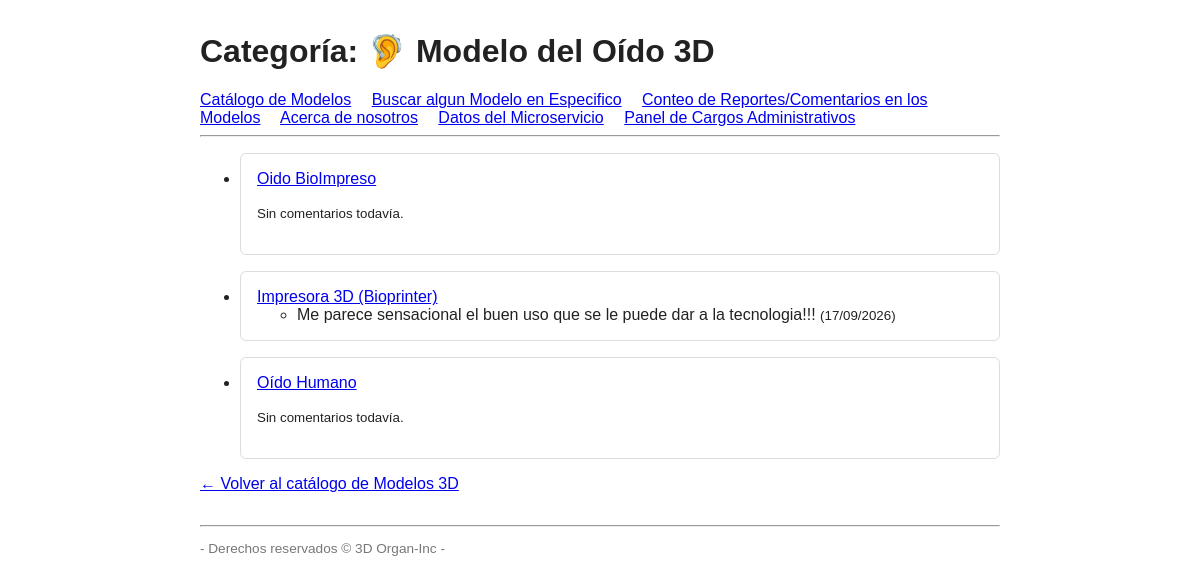
Screenshot of /catalogo/categoria/modelo-del-oido-3d/ with the database file from the repository.
### catalogo/models.py (models this page shows, shortened)
class Categoria(models.Model):
    nombre = models.CharField(max_length=100)
    slug = models.SlugField(max_length=110, unique=True, blank=True)
    class Meta:
        verbose_name = "Categoría"
        verbose_name_plural = "Categorías"
        ordering = ["nombre"]

class Elemento(models.Model):
    nombre = models.CharField(max_length=150)
    descripcion = models.TextField(blank=True)
    categoria = models.ForeignKey(
        Categoria,
        on_delete=models.CASCADE,
        related_name="elementos",
    )
    fecha_registro = models.DateTimeField(default=timezone.now)
    activo = models.BooleanField(default=True)
    class Meta:
        verbose_name = "Elemento"
        verbose_name_plural = "Elementos"
        ordering = ["-fecha_registro"]

### reportes/models.py (models this page shows, shortened)
class Comentario(models.Model):
    elemento = models.ForeignKey(
        Elemento,
        on_delete=models.CASCADE,
        related_name="comentarios",
    )
    texto = models.CharField(max_length=300)
    fecha = models.DateTimeField(default=timezone.now)
    class Meta:
        ordering = ["-fecha"]

### catalogo/views.py (the view)
# urls.py: path("categoria/<slug:categoria_slug>/", views.por_categoria, name="por_categoria"),
def por_categoria(request, categoria_slug):
    categoria = get_object_or_404(Categoria, slug=categoria_slug)
    elementos = categoria.elementos.filter(activo=True).prefetch_related("comentarios")
    context = {
        "categoria": categoria,
        "elementos": elementos,
    }
    return render(request, "catalogo/por_categoria.html", context)

### catalogo/templates/catalogo/por_categoria.html (shortened to what this page needs)
{% extends "base.html" %}
{% block encabezado %}Categoría: {{ categoria.nombre }}{% endblock %}
{% block contenido %}
    {% if elementos %}
        <ul>
            {% for elemento in elementos %}
                <li class="caja">
                    <a href="{% url 'catalogo:detalle' elemento.id %}">{{ elemento.nombre }}</a>
                    {% with comentarios_elemento=elemento.comentarios.all %}
                        {% if comentarios_elemento %}
                            <ul>
                                {% for comentario in comentarios_elemento %}
                                    <li>
                                        {{ comentario.texto }}
                                        <small>({{ comentario.fecha|date:"d/m/Y" }})</small>
                                    </li>
                                {% endfor %}
                            </ul>
                        {% else %}
                            <p><small>Sin comentarios todavía.</small></p>
                        {% endif %}
                    {% endwith %}
                </li>
            {% endfor %}
        </ul>
    {% else %}
        <p>Esta categoría todavía no tiene modelos 3d activos.</p>
    {% endif %}
    <p><a href="{% url 'catalogo:index' %}">&larr; Volver al catálogo de Modelos 3D</a></p>
{% endblock %}

### templates/base.html (style rules this page uses)
body { font-family: Arial, sans-serif; margin: 2rem auto; max-width: 800px; color: #222; }
.caja { border: 1px solid #ddd; border-radius: 6px; padding: 1rem; margin-bottom: 1rem; }

### rows the page displays
Categoria: nombre "🦻 Modelo del Oído 3D"
Elemento: nombre "Oido BioImpreso", shows "Sin comentarios todavía."
Elemento: nombre "Impresora 3D (Bioprinter)"
Comentario: texto "Me parece sensacional el buen uso que se le puede dar a la tecnologia!!!", fecha "17/09/2026"
Elemento: nombre "Oído Humano", shows "Sin comentarios todavía."
